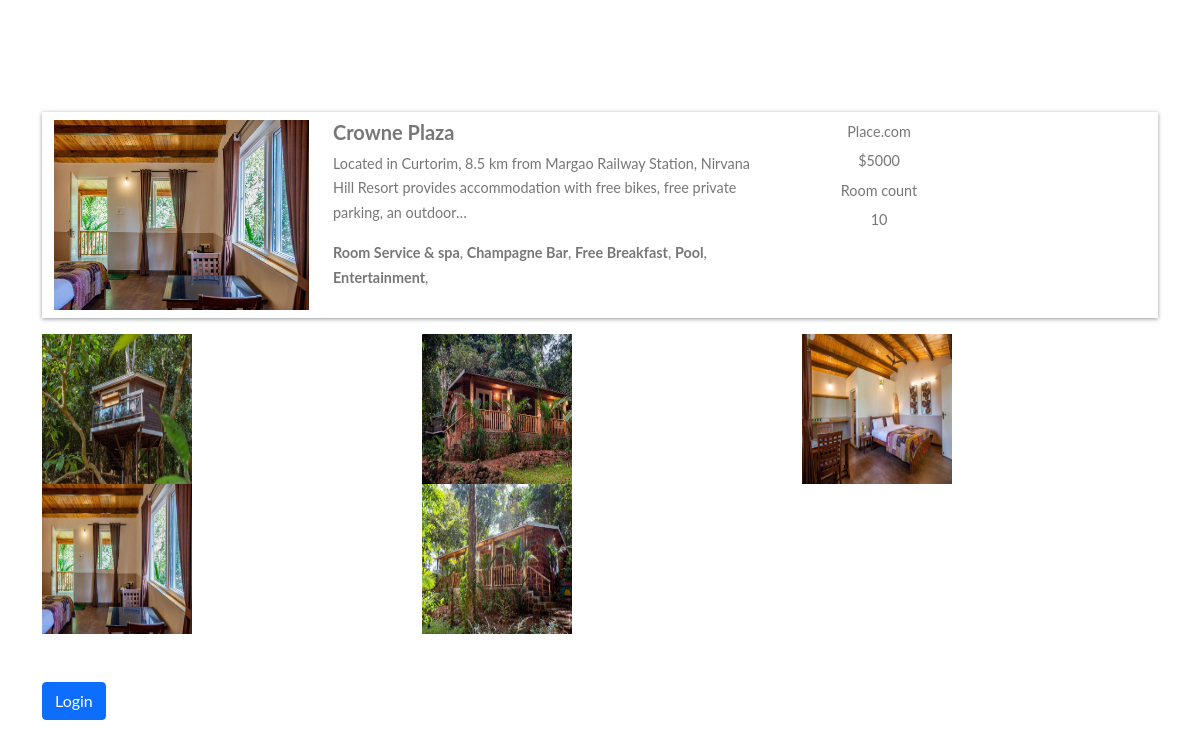
The app's page /hotels-detail/626c7d7d058c486aa1be274333d2bc89/ with its own data.
### home/models.py (models this page shows, shortened)
class BaseModel(models.Model):
    uid = models.UUIDField(default=uuid.uuid4,editable=False,primary_key=True)
    created_at = models.DateField(auto_now_add=True)
    update_at = models.DateField(auto_now_add=True)
    class Meta:
        abstract = True

class Hotel(BaseModel):
    hotel_name = models.TextField(max_length=100)
    hotel_price = models.IntegerField()
    description = models.TextField()
    amenities = models.ManyToManyField(Amenities)
    room_count = models.IntegerField(default=10)

class HotelImages(BaseModel):
    hotel = models.ForeignKey(Hotel, related_name='images', on_delete=models.CASCADE)
    images = models.ImageField(upload_to="hotels")

class Amenities(BaseModel):
    amenity_name = models.CharField(max_length=100)

### home/views.py (the view, shortened to what this page needs)
# urls.py: path('hotels-detail/<uid>/' , hotels_detail , name="hotels_detail"),
def hotels_detail(request,uid):
     hotel_obj = Hotel.objects.get(uid = uid)
     return render(request , 'hotels-detail.html' ,{
        'hotels_obj' :hotel_obj
    })

### home/template/hotels-detail.html
{% extends "base.html" %}
{%  block start %}
<div class="container mt-5 pt-5">
    <div class="row search-card-result">
        <div class="col-md-3">
        <a href="/hotels-detail/{{hotels_obj.uid}}">
            <img class="img-fluid" src="/media/{{hotels_obj.images.first.images}}" alt="Card image cap">
        </a></div>
        <div class="col-md-5">
            <h5>{{hotels_obj.hotel_name}}</h5>
            <p>
                {{hotels_obj.description|truncatechars:150}}
            </p>
            <p>
                {%for amenitie in hotels_obj.amenities.all %}
                <b>{{amenitie.amenity_name}}</b>,
                {% endfor %}
            </p>
        </div>
        <div class="col-md-2 border-left text-center more-offers">
            <p>Place.com</p>
            <p>${{hotels_obj.hotel_price}}</p>
            <p>Room count</p>
            <p>{{hotels_obj.room_count}}</p>
        </div>
    </div>
    <div class="row">
        {% for image in hotels_obj.images.all %}
            <div class="col-md-4">
                <img src="/media/{{image.images}}" style="height: 150px ; width:150px">
            </div>
        {% endfor %}
    </div>
    {% if request.user.is_authenticated %}
    <div class="filter-card">
        <h5>Book Hotel</h5>
        {%include "message.html"%}
        <form method="POST">
            {% csrf_token %}
            <div class="row form-group">
                <div class="col-md-12">
                    <label for="mintopay">Check in</label>
                    <p>
                        <input type="date" name="checkin" id="checkin" class="form-control">
                    </p>
                </div>
                <div class="col-md-12">
                    <label for="maxtopay">Check out</label>
                    <p>
                        <input type="date" name="checkout" id="checkout" class="form-control">
                    </p>
                </div>
            </div>
            <div class="row form-group">
                <div class="col-md-12">
                    <input type="submit" class="btn btn-primary btn-block" value="Book">
                </div>
            </div>
        </form>
    </div>
    {% else %}
    <a href="/login/" class="btn btn-primary mt-5 ">Login</a>
    {% endif %}
</div>
{% endblock %}

### home/template/base.html (style rules this page uses)
body { font-family: "Lato", Arial, sans-serif; font-weight: 400; font-size: 16px; line-height: 1.7; background: #fff; color: #777; }
.search-card-result { box-shadow: 0px 1px 4px rgba(41, 51, 57, 0.5); margin: 1rem 0; padding: 0.5rem 0; background-color: #fff; }
.search-card-result img { height: 190px; }
.search-card-result h5 { font-style: 1.1rem; font-weight: 700; }
.search-card-result p { font-size: 0.9rem; }
.search-card-result .more-offers p { margin-bottom: 0.3rem; }

### records on screen
Hotel: images.first.images (picture), hotel_name "Crowne Plaza", description "Located in Curtorim, 8.5 km from Margao Railway Station, Nirvana Hill Resort provides accommodation with free bikes, free private parking, an outdoor…", hotel_price "5000", room_count "10"
Amenities: amenity_name "Room Service & spa"
Amenities: amenity_name "Champagne Bar"
Amenities: amenity_name "Free Breakfast"
Amenities: amenity_name "Pool"
Amenities: amenity_name "Entertainment"
HotelImages: images (picture)
HotelImages: images (picture)
HotelImages: images (picture)
HotelImages: images (picture)
HotelImages: images (picture)
